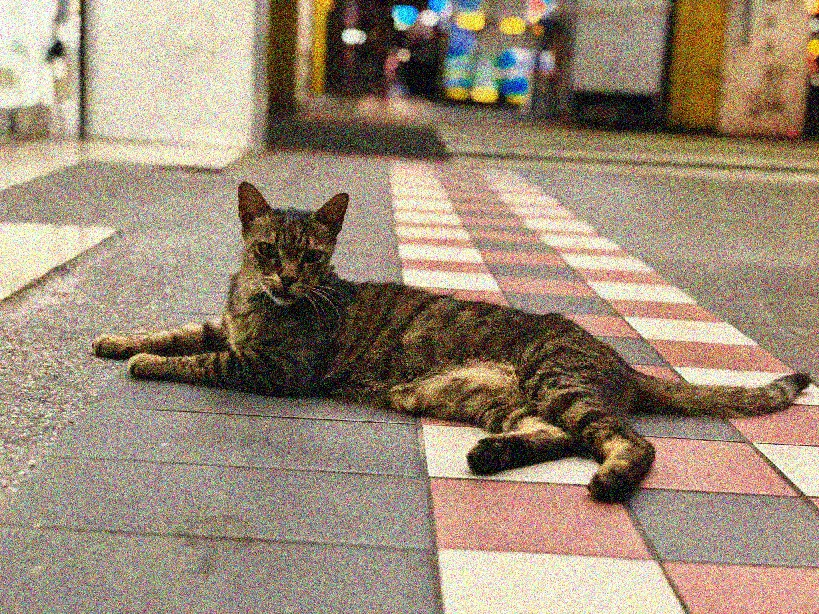
#> input picture images/cat1_noisy.jpg, 819 x 614 px
$ jupyter execute --allow-errors tutorial.ipynb   (shell and % lines are left out)
#> lines starting #> are read from the running program, lines starting #| are printed output that depends on the picture; after the words box and inside, x2 and y2 are one past the last pixel; in counts of white or black regions, pixels touching at a corner belong together
### libs/denoise.py
import sys
sys.path.append('./')
import numpy as np
from copy import copy
from energy import *


class Denoise:

    def __init__(self, im, color, lam = 1, cutoff = 1000, bit = 8):
        """
        Class for denoising noisy image. This one uses determistic algorithm.

        Parameter
        ---------
        im : Noisy image
        lam : lambda for penalty
        cutoff : cutoff value
        bit : color-depth, default is 8 and corresponds to 256 colors in each channel
        """
        # Preprocess the input image
        if color: # Color
            self.im = np.pad(im, ((1,1),(1,1),(0,0)), mode = 'constant')
            self.row, self.col, self.ch = self.im.shape
            self.color = color
        else: # Grey
            self.im = np.pad(im, 1, mode = 'constant')
            self.row, self.col = self.im.shape
            self.color = color

        self.lam = lam
        self.cutoff = cutoff
        self.bit = np.arange(2**bit)
        # Posterior image. It will be replaced by the following self.denoise_im after
        # compeleting a full denoising process. This one is used for extracting the
        # neighborhood states of every pixels. Unlike self.denoise_im, it cannot be
        # subject to change during the denoising process until the process is done.
        self.posterior = np.array(self.im, dtype = np.int32)
        # Create an empty array for storing denoised image.
        # Its pixels will be updated dynamically during the running of denoising process.
        self.denoise_im = np.zeros_like(self.im, dtype = np.int32)

    def execute(self):
        """
        Executing denoise process
        """
        if self.color: # If image is color
            for ch in range(self.ch):
                for r in range(1,self.row-1):
                    for c in range(1,self.col-1):
                        # Calculate the energies for total 256 pixel values and pick up
                        # the value with minimum energy.
                        # This one is the correct pixel value statistically and will be
                        # saved to self.denoise_im[r,c,ch]
                        self.denoise_im[r,c,ch] = np.argmin(                                           \
                                                            Energy.denoise(self.im[r,c,ch],            \
                                                                   self.posterior[r-1:r+2,c-1:c+2,ch], \
                                                                   self.lam, self.cutoff, self.bit)    \
                                                           )
            # Updating the posterior image by the complete self.denoise_im.
            # It will be used for calculating neighborhood state in the next iteration.
            self.posterior = self.denoise_im.copy()
        else: # If image is grey
            for r in range(1,self.row-1):
                for c in range(1,self.col-1):
                    self.denoise_im[r,c] = np.argmin(                                        \
                                                     Energy.denoise(self.im[r,c],            \
                                                            self.posterior[r-1:r+2,c-1:c+2], \
                                                            self.lam, self.cutoff, self.bit) \
                                                    )
            self.posterior = self.denoise_im.copy()

    # [5 lines left out: function status, not called in this run]


def bayes_denoise(im, iters = 1, lam = 1, cutoff = 2000, bit = 8, surplus = False):
    """
    Function for doing Bayesian denoising.

    Parameter
    ---------
    im : Noisy image
    iters : Number of iterations
    lam : lambda for penalty
    cutoff : Truncated value
    bit : Color-depth, default is 8 and corresponds to 256 colors in each channel.
          Entering depth higher than the original image will cause abnormal result
          instead of improved quality!
    surplus : Output imtermediate images of every iterations in a list

    Output
    ------
    A denoised image array
    """
    # Determing the input im is color or grey
    if len(im.shape) == 3: # Color
        color = True
    elif len(im.shape) == 2: # Grey
        color = False
    else:
        raise ValueError('Input format is not an image!')

    # Initializing denoising process
    denoise_im = Denoise(im, color, lam, cutoff, bit)
    denoise_ls = [im.copy()]
    # Optimizing denoised image through multiple iterations
    for i in range(iters):
        denoise_im.execute()
        denoise_ls.append(denoise_im.status().copy())

    if not surplus:
        return denoise_ls[-1]
    else:
        return denoise_ls


# [16 lines left out: function denoise_multi, not called in this run]

### libs/inpaint.py
import sys
sys.path.append('./')
import numpy as np
from copy import copy
from energy import *

class Inpaint:
    """
    A class for restoring scratched image.

    Parameter
    ---------
    im : noisy image
    color : is the input image color or grey
    mask : mask image that indicates the positions of the scratched pixels
    cutoff : cutoff value
    bit : color-depth, default is 8 and corresponds to 256 colors in each channel
    """

    def __init__(self, im, color, mask, cutoff = 1000, bit = 8):
        """
        Define inputs and parameters
        """
        # Preprocess the image to be inpainted
        self.color = color
        if self.color: # Color
            self.im = np.pad(im, ((2,2),(2,2),(0,0)), mode = 'constant')
            self.row, self.col, self.ch = self.im.shape
        else: # Grey
            self.im = np.pad(im, 2, mode = 'constant')
            self.row, self.col = self.im.shape

        # Preprocess the mask image
        self.mask = np.pad(mask, 2, mode = 'constant')
        mask_position = np.where(self.mask > 200)
        self.mask = (np.vstack((mask_position[0], mask_position[1])).T).tolist()

        self.cutoff = cutoff
        self.bit = np.arange(2**bit)

        # Prior colors for the scratched pixels
        self.prior = self.im.copy()
        if self.color: # color
            self.prior[mask_position[0],mask_position[1],] = np.random.randint(0,256,size=(len(mask_position[0]),self.ch))
        else: # grey
            self.prior[mask_position[0],mask_position[1]] = np.random.randint(0,256,size=(len(mask_position[0])))

    def execute(self):
        """
        Initializing the restoration process
        """
        # Create an array for posterior
        posterior = self.prior.copy()

        if self.color:
            for pos in self.mask:
                r, c = pos
                for ch in range(3):
                    # Calculate the correct color from prior image and update the posterior
                    # The correcto one should have the lowest energy
                    posterior[r,c,ch] = np.argmin(Energy.inpaint(self.prior[r-2:r+3,c-2:c+3,ch],   \
                                                                 self.cutoff, self.bit))
                    #posterior[r,c,ch] = np.argmin(inpaint_energy(self.prior[r-1:r+2,c-1:c+2,ch],   \
                    #                                             self.lam, self.cutoff, self.bit))
        else:
            for pos in self.mask:
                r, c = pos
                posterior[r,c,ch] = np.argmin(Energy.inpaint(self.prior[r-2:r+3,c-2:c+3,ch],       \
                                                             self.cutoff, self.bit))

        # Update the prior by the posterior and can be used for the next iteration
        self.prior = posterior.copy()

    def status(self):
        """
        Return the current status of the restored image
        """
        return self.prior[2:self.row-2,2:self.col-2]


def bayes_inpaint(im, mask, iters = 1, cutoff = 2000, bit = 8, surplus = False):
    """
    Function for doing Bayesian denoising.

    Parameter
    ---------
    im : Noisy image
    mask : mask image that indicates the positions of the scratched pixels
    iters : Number of iterations
    cutoff : Truncated value
    bit : Color-depth, default is 8 and corresponds to 256 colors in each channel.
          Entering depth higher than the original image will cause abnormal result
          instead of improved quality!
    surplus : Output imtermediate images of every iterations in a list

    Output
    ------
    An inpainted image array
    """
    # Determing the input im is color or grey
    if len(im.shape) == 3: # Color
        color = True
    elif len(im.shape) == 2: # Grey
        color = False
    else:
        raise ValueError('Input format is not an image!')

    # Is the mask a 2D arrary?
    if len(mask.shape) == 2:
        pass
    else:
        raise ValueError('Mask format is incorrect!')

    # Initializing denoising process
    inpaint_im = Inpaint(im, color, mask, cutoff, bit)
    inpaint_ls = [im.copy(),inpaint_im.status().copy()]
    # Optimizing denoised image through multiple iterations
    for i in range(iters):
        inpaint_im.execute()
        inpaint_ls.append(inpaint_im.status().copy())

    if not surplus:
        return inpaint_ls[-1]
    else:
        return inpaint_ls

### libs/utils.py
import numpy as np
import matplotlib.pyplot as plt
from ipywidgets import interact


# [23 lines left out: functions psnr, draw_array, not called in this run]


def display_seq(im_ls, cmap=None, dpi=None):
    """
    Function for drawing sequencial figures
    """
    def _show(frame=(0,len(im_ls)-1)):
        return draw_array(im_ls[frame], cmap=cmap, dpi=dpi)
    return interact(_show)

### tutorial.ipynb
[cell 1]
import sys
sys.path.append('./libs')
import numpy as np
import cv2
import matplotlib.pyplot as plt
import time

# PyConTW 2019

[cell 2]
# Self-made packages
from denoise import bayes_denoise
from inpaint import bayes_inpaint
#from noisegen import *
from utils import *

[cell 3]
# Import images
# Noisy cat
cat1 = cv2.imread('images/cat1_noisy.jpg')
#> cat1 is the input picture: shape (614, 819, 3); mean B, G, R 118.5, 138.7, 156.4
cat1_clean = cv2.imread('images/cat1.jpg')
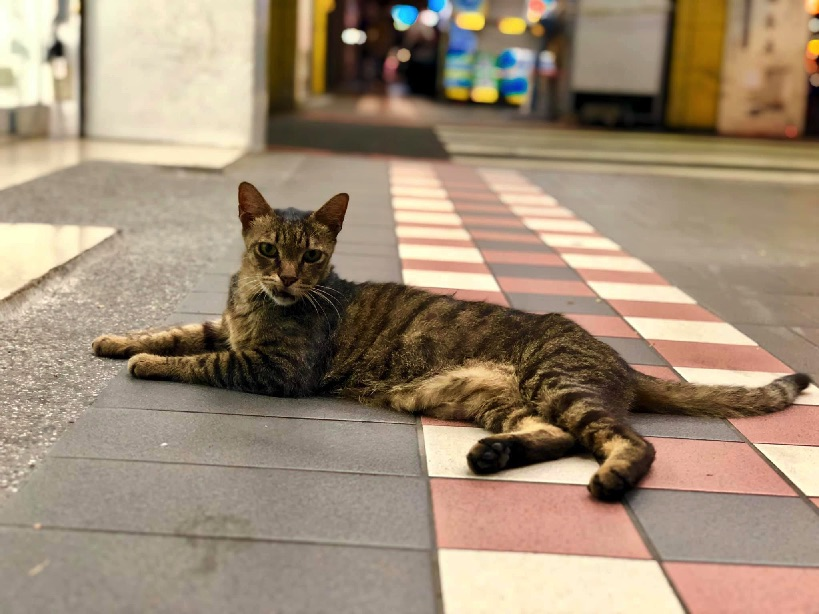
#> input picture images/cat1.jpg, 819 x 614 px
#> cat1_clean is the input picture: shape (614, 819, 3); mean B, G, R 117.5, 139.5, 158.8

# Scratched cat and mask
cat2 = cv2.imread('images/cat2_scratched.jpg')
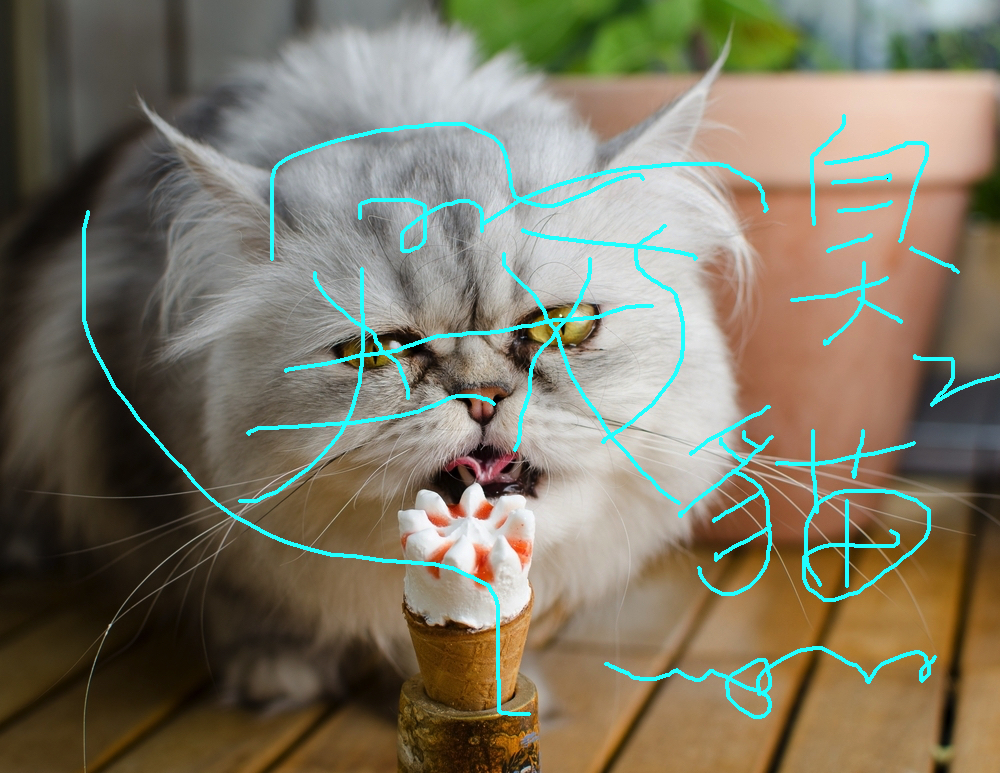
#> input picture images/cat2_scratched.jpg, 1000 x 773 px
#> cat2 is the input picture: shape (773, 1000, 3); mean B, G, R 100.5, 119, 125.2
cat2_clean = cv2.imread('images/cat2.jpg')
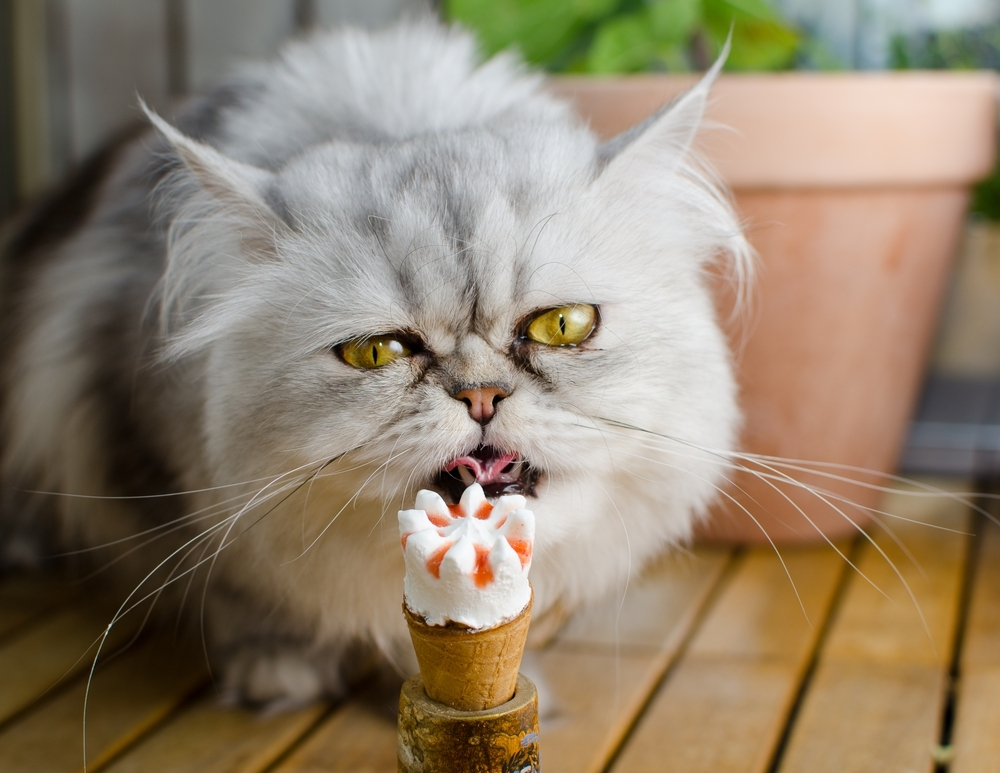
#> input picture images/cat2.jpg, 1000 x 773 px
#> cat2_clean is the input picture: shape (773, 1000, 3); mean B, G, R 108.5, 129.6, 144.7
cat2_mask = cv2.imread('images/cat2_mask.bmp',0) # Mask image should be binary
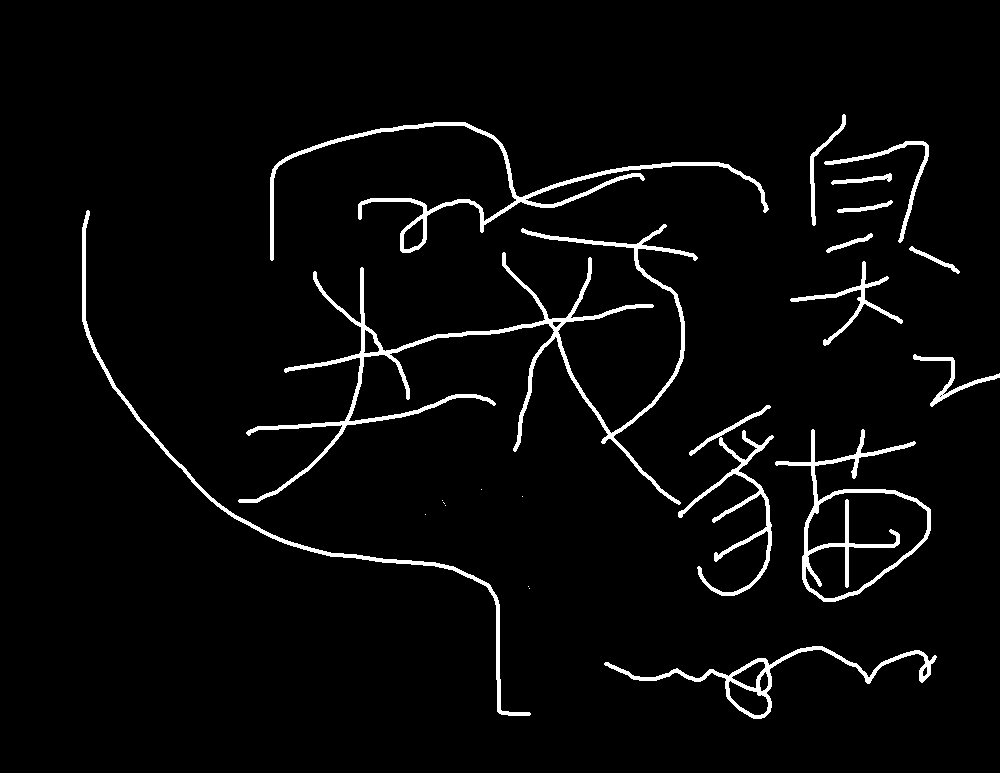
#> input picture images/cat2_mask.bmp, 1000 x 773 px
#> cat2_mask: shape (773, 1000); 3.6% white; 22 white regions (8 under 20 px), largest, box (x1, y1, x2, y2) and area: (238, 224, 698, 505) 8187, (270, 122, 769, 261) 4482, (775, 429, 931, 602) 3479

## 1 Bayeisan denoising

[cell 4]
# Combining image
combo_noisy_im = cat1.copy()
combo_noisy_im[:,410:,:] = cat1_clean[:,410:,:].copy()

[cell 5]
# Show clean/noisy image
plt.figure(dpi=150)
plt.imshow(combo_noisy_im[:,:,::-1])
plt.xticks([])
plt.yticks([])
plt.title('Noisy/Clean', fontsize=8)
plt.show()

[cell 6]
# Running denoising
iters = 7
start = time.time()
#> (the rest of this cell did not finish here and is left out)

#> in __init__, `self.im = np.pad(im, ((1,1),(1,1),(0,0)), mode = 'constant')`:
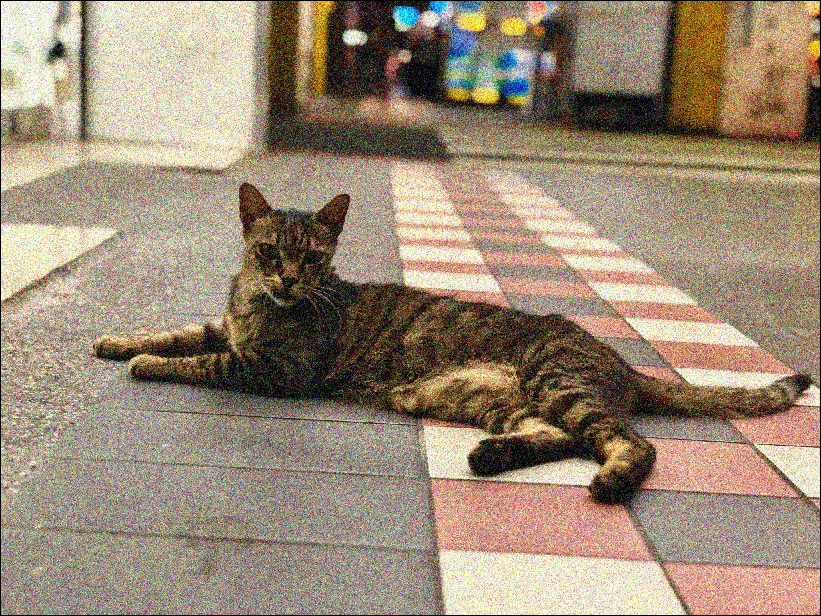
#> self.im: shape (616, 821, 3); mean B, G, R 117.9, 137.9, 155.5
#> after the loop in bayes_denoise, `for i in range(iters):`: denoise_ls = 1 item
end = time.time()
print('Total %d iterations cost %d mins and %.2f seconds'%(iters,(end-start)//60, (end-start)%60))

[cell 7]
# Python OpenCV arranges color channel in the order of BGR instead of RGB
# We have to rearrange it in order to display correctly by matplotlib imshow
cat_denoised_ls = []
#> (the rest of this cell did not finish here and is left out)

#> (a cell that did not finish here is left out)

#> the sliders are set to 

[cell 9]
# Calculate PSNR index
cat_psnr = []
#> (the rest of this cell did not finish here and is left out)

# 2 Bayesian inpainting

[cell 10]
# Show scratched and mask images
plt.figure(dpi=200)
plt.subplot(121)
plt.imshow(cat2[:,:,::-1])
plt.xticks([])
plt.yticks([])
plt.title('Scratched', fontsize=8)

plt.subplot(122)
plt.imshow(cat2_mask, cmap='Greys_r')
plt.xticks([])
plt.yticks([])
plt.title('Mask', fontsize=8)
plt.show()
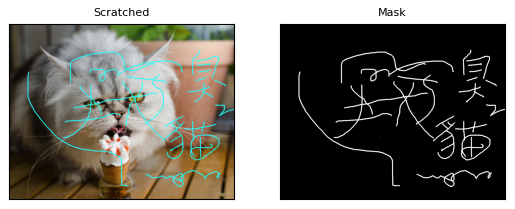
#> figure drawn by matplotlib, 2 panels

[cell 11]
# Running inpaint
iters = 5
start = time.time()
#> (the rest of this cell did not finish here and is left out)

#> in __init__, `self.mask = np.pad(mask, 2, mode = 'constant')`: self.mask: shape (777, 1004); 3.6% white; 22 white regions (8 under 20 px), largest, box (x1, y1, x2, y2) and area: (240, 226, 700, 507) 8187, (272, 124, 771, 263) 4482, (777, 431, 933, 604) 3479
#> in __init__, `mask_position = np.where(self.mask > 200)`: mask_position = 27995 positions, rows 116 to 720, columns 84 to 1001
#> in __init__, `self.mask = (np.vstack((mask_position[0], mask_position[1])).T).tolist()`: self.mask = 27995 items
#> in __init__, `self.prior[mask_position[0],mask_position[1],] = np.random.randint(0,2..`: self.prior: shape (777, 1004, 3); mean B, G, R 95.1, 113.4, 127.4
#> in status, `return self.prior[2:self.row-2,2:self.col-2]`:
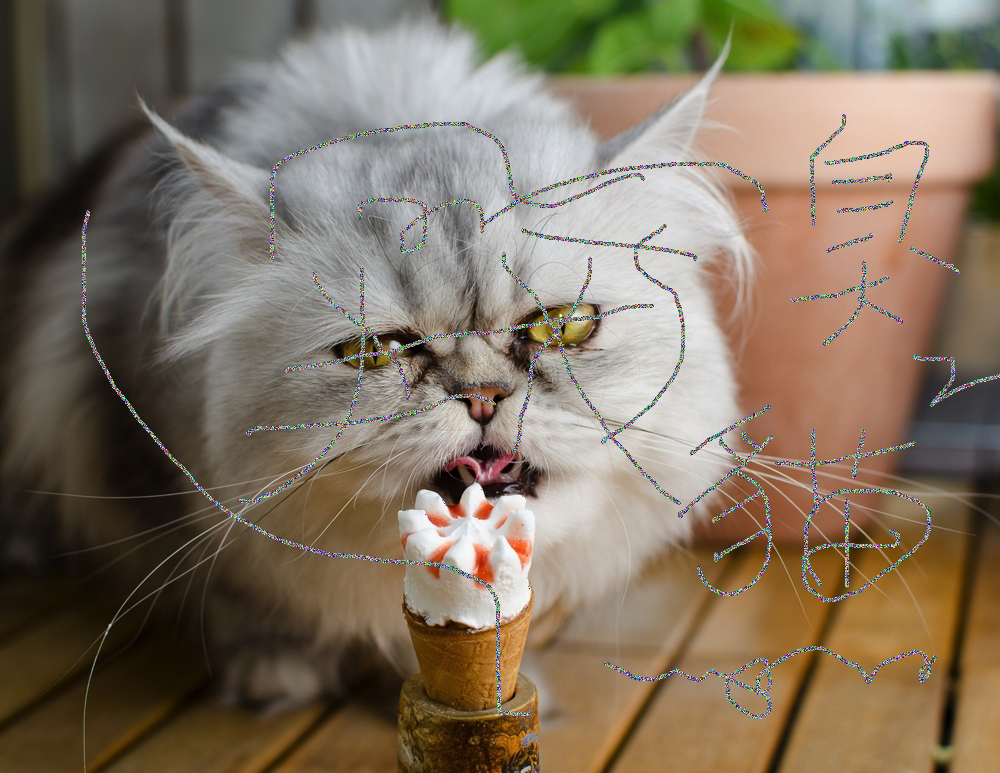
#> returned value: shape (773, 1000, 3); mean of channels 0, 1, 2 95.9, 114.5, 128.6; drawn as B, G, R
#> after the loop in bayes_inpaint, `for i in range(iters):`: inpaint_ls = 2 items
end = time.time()
print('Total %d iteration(s) cost(s) %d min(s) and %.2f seconds'%(iters,(end-start)//60, (end-start)%60))

[cell 12]
# Rearranged the rank order that suits for matplotlib
cat_inpaint_ls = []
#> (the rest of this cell did not finish here and is left out)

#> (a cell that did not finish here is left out)

#> the sliders are set to 

[cell 14]
# Calculate PSNR index
cat2_psnr = []
#> (the rest of this cell did not finish here and is left out)
